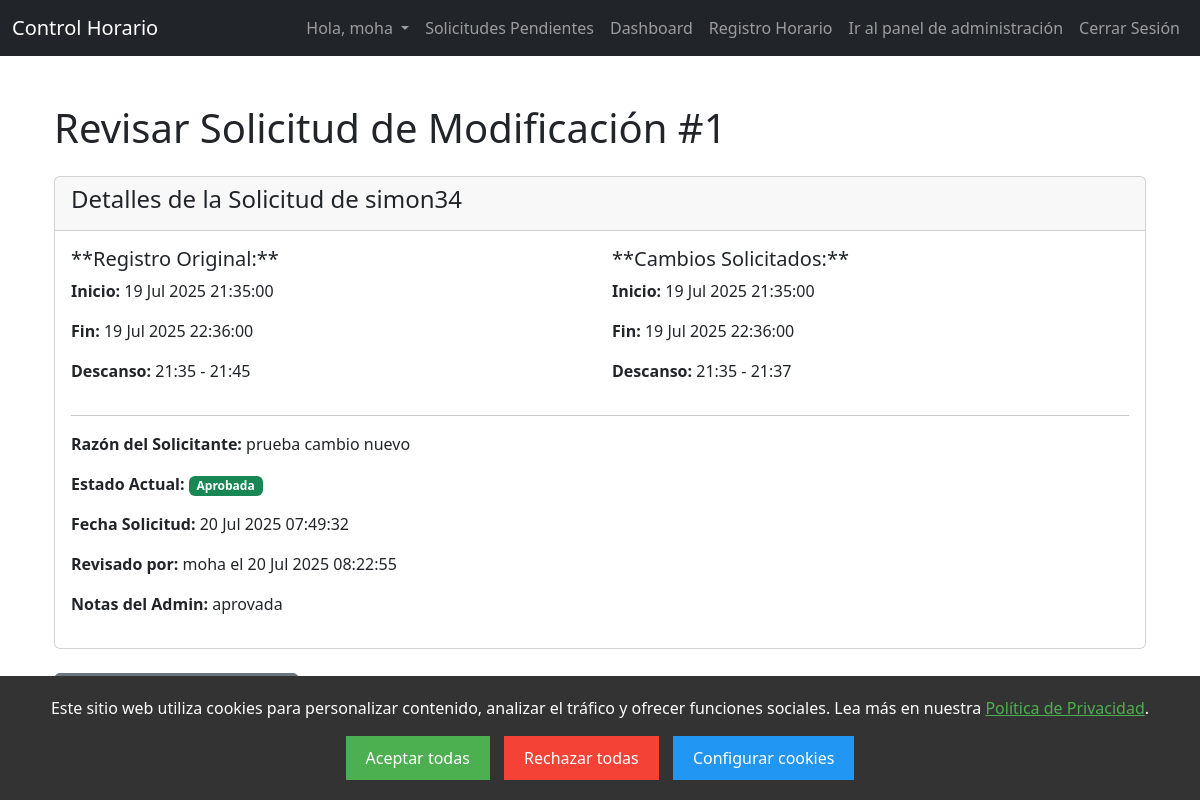
The app's page /review-request/1/ (signed in) with its own data.
### control_horario_app/models.py (models this page shows, shortened)
class TimeEntryModificationRequest(models.Model):
    original_entry = models.ForeignKey(TimeEntry, on_delete=models.CASCADE, related_name='modification_requests')
    requesting_user = models.ForeignKey(User, on_delete=models.CASCADE, related_name='sent_modification_requests')
    requested_start_time = models.DateTimeField()
    requested_end_time = models.DateTimeField(null=True, blank=True)
    requested_break_start = models.DateTimeField(null=True, blank=True)
    requested_break_end = models.DateTimeField(null=True, blank=True)
    reason = models.TextField(blank=True, null=True, help_text="Razón para la solicitud de cambio.")
    REQUEST_STATUS_CHOICES = [
        ('pending', 'Pendiente'),
        ('approved', 'Aprobada'),
        ('rejected', 'Rechazada'),
    ]
    status = models.CharField(max_length=10, choices=REQUEST_STATUS_CHOICES, default='pending')
    requested_at = models.DateTimeField(auto_now_add=True)
    reviewed_at = models.DateTimeField(null=True, blank=True)
    reviewer = models.ForeignKey(User, on_delete=models.SET_NULL, null=True, blank=True, related_name='reviewed_modification_requests')
    admin_notes = models.TextField(blank=True, null=True, help_text="Notas del administrador al revisar la solicitud.")
    class Meta:
        ordering = ['-requested_at']

class TimeEntry(models.Model):
    user = models.ForeignKey(User, on_delete=models.CASCADE)
    start_time = models.DateTimeField()
    end_time = models.DateTimeField(null=True, blank=True)
    break_start = models.DateTimeField(null=True, blank=True)
    break_end = models.DateTimeField(null=True, blank=True)
    notes = models.TextField(blank=True)
    created_at = models.DateTimeField(auto_now_add=True)
    is_edited = models.BooleanField(default=False) # Considerar añadir esto para auditoría
    last_edited = models.DateTimeField(null=True, blank=True) # Y esto
    class Meta:
        ordering = ['-start_time'] # Esto ya debería estar

### control_horario_app/views.py (the view, shortened to what this page needs)
# urls.py: path('review-request/<int:request_id>/', views.review_modification_request, name='review_modification_request_detail'),
@login_required
@user_passes_test(is_admin, login_url='/dashboard/')
def review_modification_request(request, request_id):
    modification_request = get_object_or_404(TimeEntryModificationRequest, id=request_id)
    context = {
        'modification_request_obj': modification_request, # <-- CAMBIADO AQUI
    }
    return render(request, 'control_horario_app/admin_review_request.html', context)

### control_horario_app/views.py (called while the page is built)
def is_admin(user):
    return user.is_staff

### control_horario_app/templates/control_horario_app/admin_review_request.html (shortened to what this page needs)
{% extends 'base.html' %}
{% load static %}
{% block content %}
<div class="container mt-5">
    <h1 class="mb-4">Revisar Solicitud de Modificación #{{ modification_request_obj.id }}</h1>
    <div class="card mb-4">
        <div class="card-header">
            <h4>Detalles de la Solicitud de {{ modification_request_obj.requesting_user.username }}</h4>
        </div>
        <div class="card-body">
            <div class="row">
                <div class="col-md-6">
                    <h5>**Registro Original:**</h5>
                    <p><strong>Inicio:</strong> {{ modification_request_obj.original_entry.start_time|date:"d M Y H:i:s" }}</p>
                    <p><strong>Fin:</strong> {{ modification_request_obj.original_entry.end_time|default:"N/A"|date:"d M Y H:i:s" }}</p>
                    <p><strong>Descanso:</strong>
                        {% if modification_request_obj.original_entry.break_start and modification_request_obj.original_entry.break_end %}
                            {{ modification_request_obj.original_entry.break_start|date:"H:i" }} - {{ modification_request_obj.original_entry.break_end|date:"H:i" }}
                        {% else %}
                            N/A
                        {% endif %}
                    </p>
                </div>
                <div class="col-md-6">
                    <h5>**Cambios Solicitados:**</h5>
                    <p><strong>Inicio:</strong> {{ modification_request_obj.requested_start_time|date:"d M Y H:i:s" }}</p>
                    <p><strong>Fin:</strong> {{ modification_request_obj.requested_end_time|default:"N/A"|date:"d M Y H:i:s" }}</p>
                    <p><strong>Descanso:</strong>
                        {% if modification_request_obj.requested_break_start and modification_request_obj.requested_break_end %}
                            {{ modification_request_obj.requested_break_start|date:"H:i" }} - {{ modification_request_obj.requested_break_end|date:"H:i" }}
                        {% else %}
                            N/A
                        {% endif %}
                    </p>
                </div>
            </div>
            <hr>
            <p><strong>Razón del Solicitante:</strong> {{ modification_request_obj.reason|default:"N/A" }}</p>
            <p><strong>Estado Actual:</strong> <span class="badge
                {% if modification_request_obj.status == 'pending' %}bg-warning text-dark{% elif modification_request_obj.status == 'approved' %}bg-success{% else %}bg-danger{% endif %}">
                {{ modification_request_obj.get_status_display }}
            </span></p>
            <p><strong>Fecha Solicitud:</strong> {{ modification_request_obj.requested_at|date:"d M Y H:i:s" }}</p>
            {% if modification_request_obj.reviewer %}
                <p><strong>Revisado por:</strong> {{ modification_request_obj.reviewer.username }} el {{ modification_request_obj.reviewed_at|date:"d M Y H:i:s" }}</p>
                <p><strong>Notas del Admin:</strong> {{ modification_request_obj.admin_notes|default:"N/A" }}</p>
            {% endif %}
        </div>
    </div>
    <p class="mt-4"><a href="{% url 'admin_modification_requests' %}" class="btn btn-secondary">Volver a la lista de solicitudes</a></p>
</div>
{% endblock %}

### control_horario_app/templates/control_horario_app/base.html (shortened to what this page needs)
<!DOCTYPE html>
<html lang="es">
<head>
    <link href="https://cdn.jsdelivr.net/npm/bootstrap@5.3.2/dist/css/bootstrap.min.css" rel="stylesheet">
    <link rel="stylesheet" href="https://cdn.jsdelivr.net/npm/bootstrap-icons@1.11.3/font/bootstrap-icons.min.css">
</head>
<body>
    <nav class="navbar navbar-expand-lg navbar-dark bg-dark">
        <div class="container-fluid">
            <a class="navbar-brand" href="#">Control Horario</a>
            <div class="collapse navbar-collapse" id="navbarNav">
                <ul class="navbar-nav ms-auto">
                    {% if user.is_authenticated %}
                    <li class="nav-item dropdown">
                        <a class="nav-link dropdown-toggle" href="#" id="navbarDropdown" role="button" data-bs-toggle="dropdown" aria-expanded="false">
                            Hola, {{ user.username }}
                        </a>
                    </li>
                        {% if request.user.is_authenticated and request.user.is_staff %}
                            <li class="nav-item">
                                <a class="nav-link" href="{% url 'admin_modification_requests' %}">
                                    Solicitudes Pendientes {% if pending_requests_count %} <span class="badge bg-danger">{{ pending_requests_count }}</span>{% endif %}
                                </a>
                            </li>
                        {% endif %}
                        <li class="nav-item">
                            <a class="nav-link" href="{% url 'dashboard' %}">Dashboard</a>
                        </li>
                        <li class="nav-item">
                            <a class="nav-link" href="{% url 'timesheet' %}">Registro Horario</a>
                        </li>
                        {% if request.user.is_authenticated and request.user.is_staff %}
                        <li>
                             <a href="{% url 'admin:login' %}" target="_blank" class="nav-item nav-link">Ir al panel de administración</a>
                        </li>
                         {% endif %}
                        <li class="nav-item">
                            <a class="nav-link" href="{% url 'logout' %}">Cerrar Sesión</a>
                        </li>
                    {% endif %}
                </ul>
            </div>
        </div>
    </nav>
    <div class="container mt-4">
        {% block content %}
        {% endblock %}
    </div>
    {% if not request.COOKIES.cookie_consent %}
<div id="cookie-banner" class="cookie-banner" style="position: fixed; bottom: 0; width: 100%; background: #333; color: white; text-align: center; padding: 20px; z-index: 1000;">
    <p>
        Este sitio web utiliza cookies para personalizar contenido, analizar el tráfico y ofrecer funciones sociales.
        Lea más en nuestra <a href="{% url 'privacy_policy' %}" style="color: #4CAF50; text-decoration: underline;">Política de Privacidad</a>.
    </p>
    <div style="margin-top: 10px;">
        <button id="accept-all-cookies" style="background: #4CAF50; color: white; padding: 10px 20px; border: none; cursor: pointer; margin-right: 10px;">
            Aceptar todas
        </button>
        <button id="reject-all-cookies" style="background: #f44336; color: white; padding: 10px 20px; border: none; cursor: pointer; margin-right: 10px;">
            Rechazar todas
        </button>
        <button id="configure-cookies" style="background: #2196F3; color: white; padding: 10px 20px; border: none; cursor: pointer;">
            Configurar cookies
        </button>
    </div>
</div>
{% endif %}
</body>
</html>

### records on screen
TimeEntryModificationRequest: id "1", requesting_user.username "simon34", original_entry.start_time "19 Jul 2025 21:35:00", original_entry.end_time "19 Jul 2025 22:36:00", original_entry.break_start "21:35", original_entry.break_end "21:45", requested_start_time "19 Jul 2025 21:35:00", requested_end_time "19 Jul 2025 22:36:00", requested_break_start "21:35", requested_break_end "21:37", reason "prueba cambio nuevo", status "Aprobada", requested_at "20 Jul 2025 07:49:32", reviewer.username "moha", reviewed_at "20 Jul 2025 08:22:55", admin_notes "aprovada"

### other values on screen
{{ user.username }} "moha"
